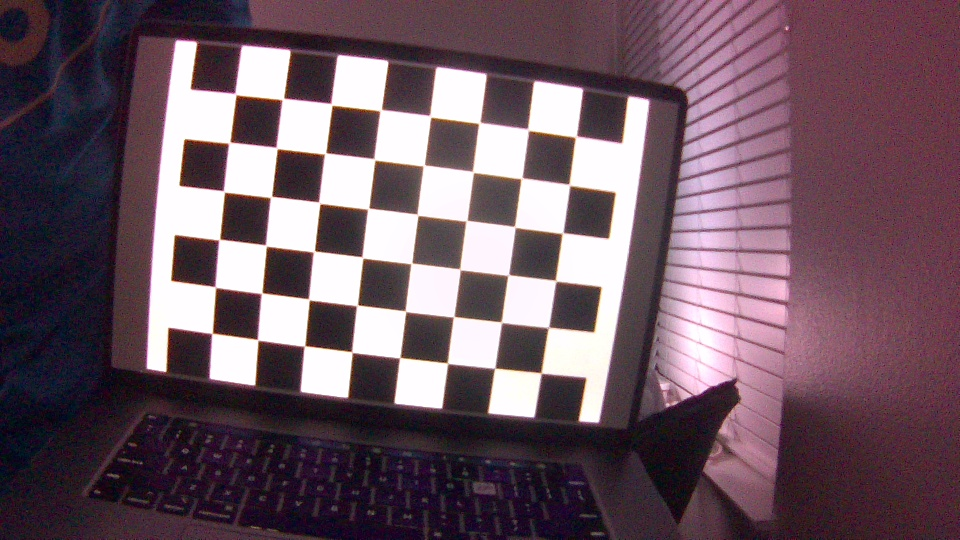
#> input picture utils/sensors/camera/calibration/2025-10-29/img0.jpg, 960 x 540 px; its folder holds only this picture in this run
$ python calibrate.py
#> lines starting #> are read from the running program, lines starting #| are printed output that depends on the picture
#  NOTE this script was adapted from Kenneth Jiang's OpenCV calibration script which can be found here:
#  https://medium.com/@kennethjiang/calibrate-fisheye-lens-using-opencv-333b05afa0b0
#  Minor changes were added to better fit my usecase of calibrating for ORB-SLAM3

import cv2
assert cv2.__version__[0] >= '3', 'The fisheye module requires opencv version >= 3.0.0' # (NOTE) changed the comparitor to support versions > 3
import numpy as np
import os
import glob
CHECKERBOARD = (6,8) # (NOTE) modified the calibration board layout
subpix_criteria = (cv2.TERM_CRITERIA_EPS+cv2.TERM_CRITERIA_MAX_ITER, 30, 0.1)
calibration_flags = cv2.fisheye.CALIB_RECOMPUTE_EXTRINSIC+cv2.fisheye.CALIB_CHECK_COND+cv2.fisheye.CALIB_FIX_SKEW
objp = np.zeros((1, CHECKERBOARD[0]*CHECKERBOARD[1], 3), np.float32)
objp[0,:,:2] = np.mgrid[0:CHECKERBOARD[0], 0:CHECKERBOARD[1]].T.reshape(-1, 2)
_img_shape = None
objpoints = [] # 3d point in real world space
imgpoints = [] # 2d points in image plane.
images = glob.glob('./2025-10-29/*.jpg')
for fname in images:
    img = cv2.imread(fname)
#> img is the input picture: shape (540, 960, 3); mean B, G, R 99.2, 88.2, 109.9
    if _img_shape == None:
        _img_shape = img.shape[:2]
    else:
        assert _img_shape == img.shape[:2], "All images must share the same size."
    gray = cv2.cvtColor(img,cv2.COLOR_BGR2GRAY)
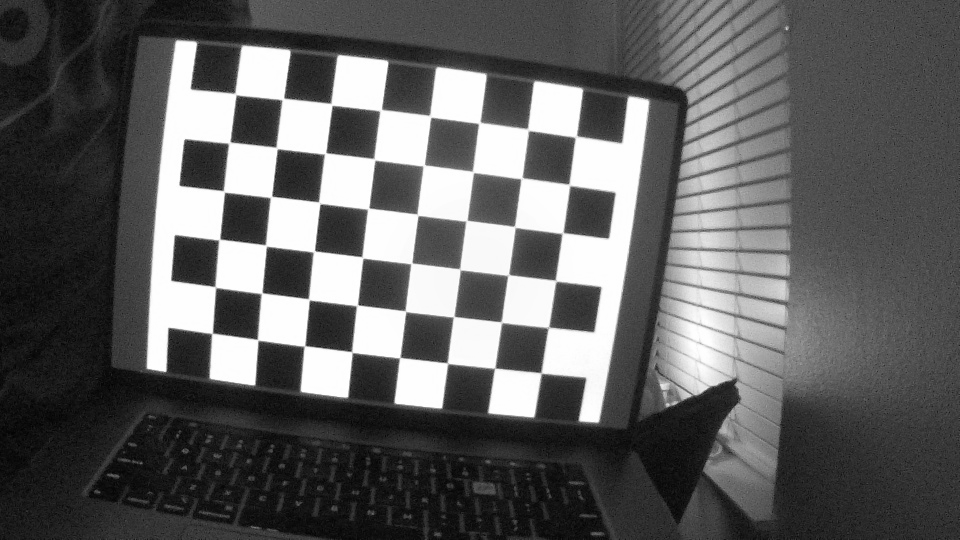
#> gray: shape (540, 960); min 2, max 255, mean 95.9
    # Find the chess board corners
    ret, corners = cv2.findChessboardCorners(gray, CHECKERBOARD, cv2.CALIB_CB_ADAPTIVE_THRESH+cv2.CALIB_CB_FAST_CHECK+cv2.CALIB_CB_NORMALIZE_IMAGE)
#> ret = True; corners = 48 rows, first 8: [213.5, 332.1], [215, 287], [219, 239.5], [223.5, 191.5], [230.8, 141.6], [235, 94.5], [258, 340], [261, 293.5]
    # If found, add object points, image points (after refining them)
     # (NOTE) added lnes 30-50 here to view the images were the pattern is valid to make sure we're covering the full field-of-view
    img_disp = img.copy()
    if ret:
        # Draw the full chessboard corner pattern
        cv2.drawChessboardCorners(img_disp, CHECKERBOARD, corners, ret)
        status = f"ret=True, corners={len(corners)}"
#> status = 'ret=True, corners=48'
        color = (0, 200, 0)  # green
    else:
        status = "ret=False (no pattern found)"
        color = (0, 0, 255)  # red

    # Put status text on the image
    cv2.putText(img_disp, status, (10, 30), cv2.FONT_HERSHEY_SIMPLEX, 0.8, color, 2, cv2.LINE_AA)
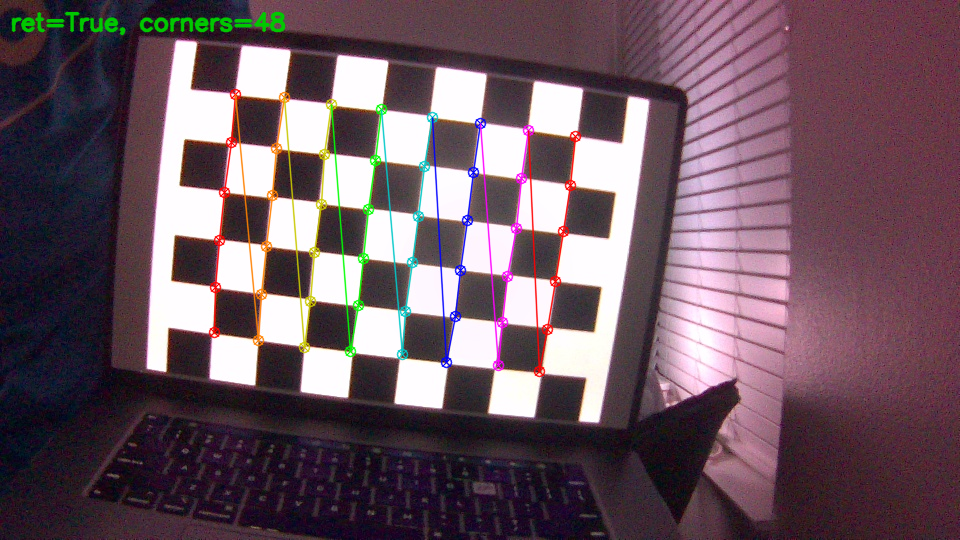
#> img_disp: shape (540, 960, 3); mean B, G, R 97.8, 87.8, 109

    # Show image and wait for Enter
    cv2.imshow("Corners", img_disp)
    print("Press Enter to continue...")
    while True:
        k = cv2.waitKey(0) & 0xFF
#> (key Esc is pressed here)
        if k in (13, 10):  # Enter/Return
            break
    cv2.destroyWindow("Corners")
    if ret == True:
        objpoints.append(objp)
        cv2.cornerSubPix(gray,corners,(3,3),(-1,-1),subpix_criteria)
        imgpoints.append(corners)
N_OK = len(objpoints)
K = np.zeros((3, 3))
D = np.zeros((4, 1))
rvecs = [np.zeros((1, 1, 3), dtype=np.float64) for i in range(N_OK)]
tvecs = [np.zeros((1, 1, 3), dtype=np.float64) for i in range(N_OK)]
rms, _, _, _, _ = \
    cv2.fisheye.calibrate(
        objpoints,
        imgpoints,
        gray.shape[::-1],
        K,
        D,
        rvecs,
        tvecs,
        calibration_flags,
        (cv2.TERM_CRITERIA_EPS+cv2.TERM_CRITERIA_MAX_ITER, 30, 1e-6)
    )
#> rms = 0.895
print("Found " + str(N_OK) + " valid images for calibration")
print("DIM=" + str(_img_shape[::-1]))
#| DIM=(960, 540)
print("K=np.array(" + str(K.tolist()) + ")")
print("D=np.array(" + str(D.tolist()) + ")")

$ run again, on utils/sensors/camera/calibration/2025-10-29/img12.jpg
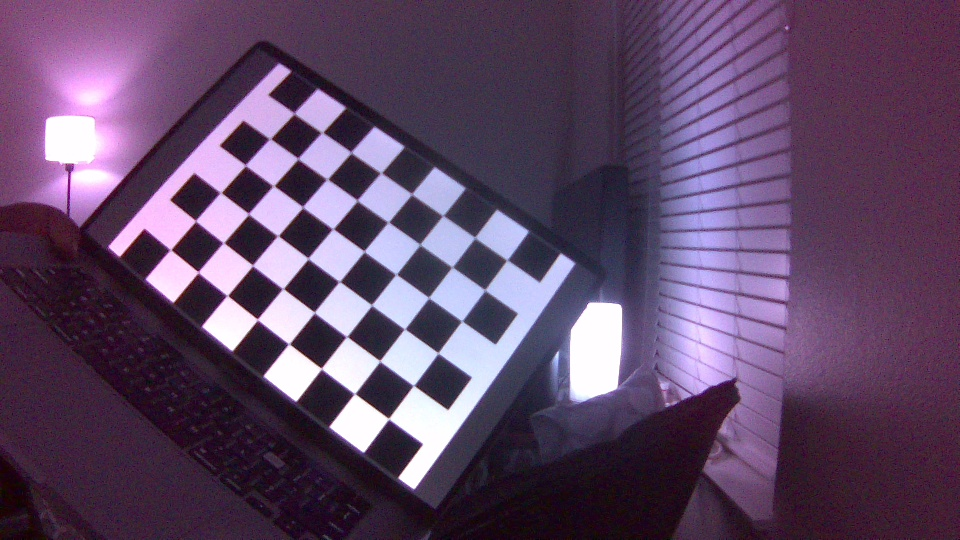
#> input picture utils/sensors/camera/calibration/2025-10-29/img12.jpg, 960 x 540 px
#> img is the input picture: shape (540, 960, 3); mean B, G, R 103, 72.7, 96.2
#> `gray = cv2.cvtColor(img,cv2.COLOR_BGR2GRAY)`:
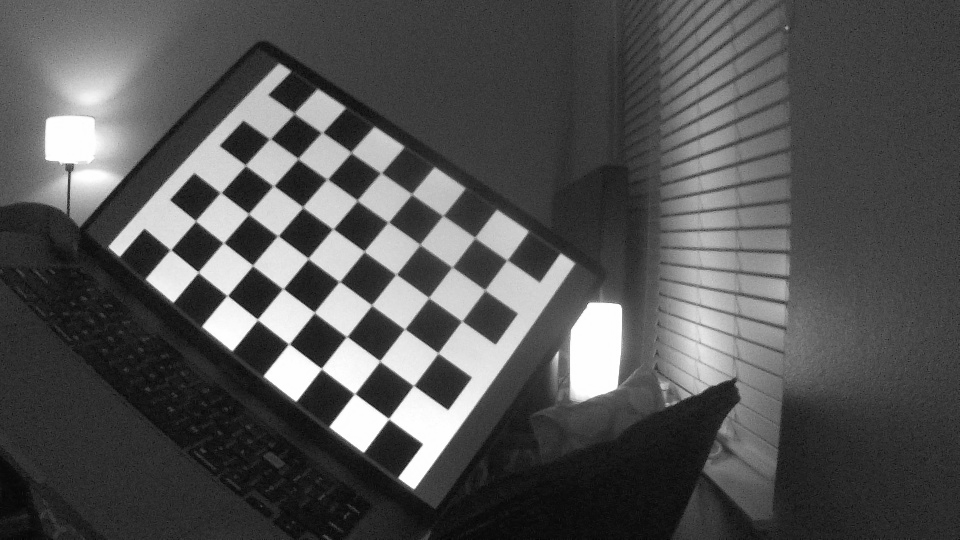
#> gray: shape (540, 960); min 3, max 255, mean 83.2
#> ret = True; corners = 48 rows, first 8: [171.9, 249.5], [195, 221], [222.4, 192.2], [245.5, 165.5], [269.5, 138.5], [294, 111], [197.8, 270.8], [222.1, 243.1]
#> status = 'ret=True, corners=48'
#> `cv2.putText(img_disp, status, (10, 30), cv2.FONT_HERSHEY_SIMPLEX, 0.8,..`:
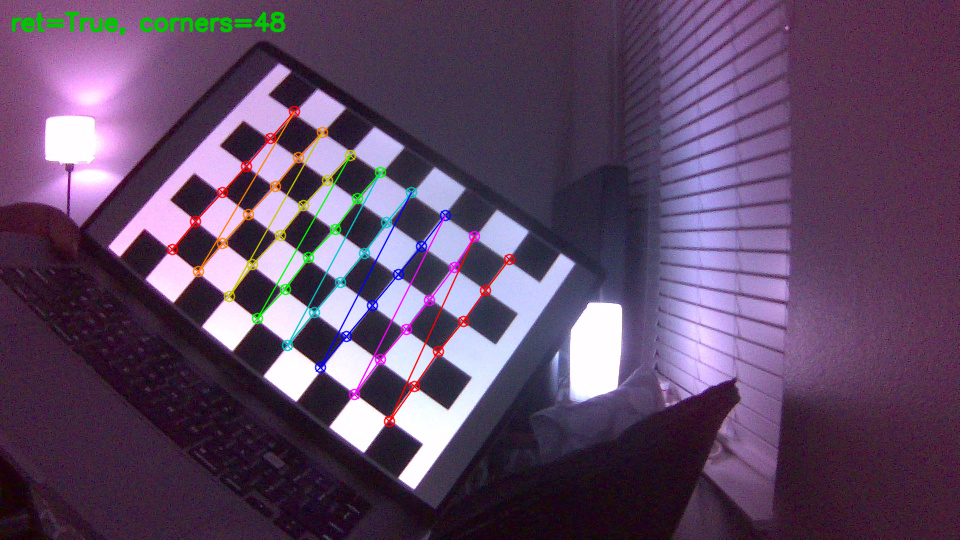
#> img_disp: shape (540, 960, 3); mean B, G, R 101.6, 72.8, 95.7
#> rms = 0.238
#| DIM=(960, 540)

$ run again, on utils/sensors/camera/calibration/2025-10-29/img1.jpg
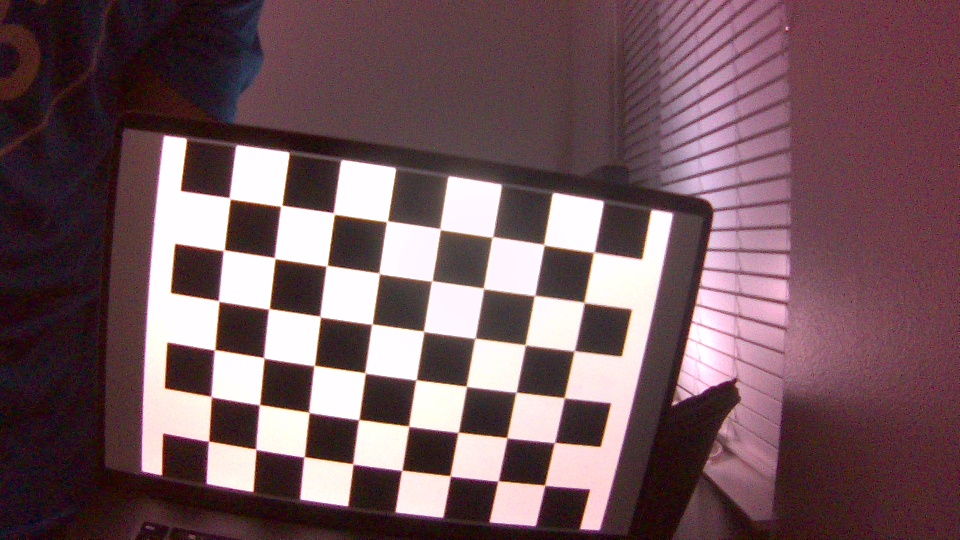
#> input picture utils/sensors/camera/calibration/2025-10-29/img1.jpg, 960 x 540 px
#> img is the input picture: shape (540, 960, 3); mean B, G, R 94.1, 88, 115.5
#> `gray = cv2.cvtColor(img,cv2.COLOR_BGR2GRAY)`:
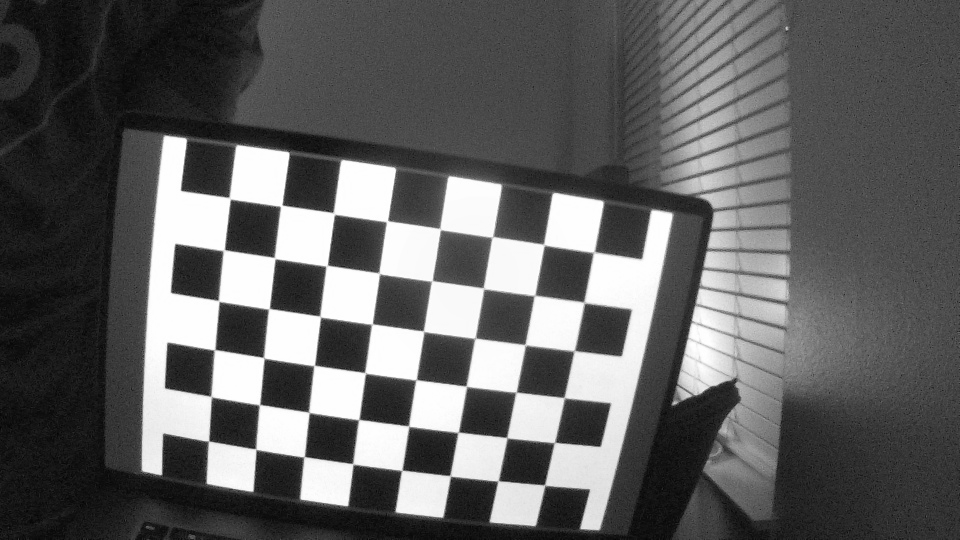
#> gray: shape (540, 960); min 2, max 255, mean 96.9
#> ret = True; corners = 48 rows, first 8: [209.5, 440.4], [208.8, 394.7], [215.7, 348.4], [217.8, 299.8], [225.1, 248.9], [228.6, 196.6], [246.1, 440.8], [260.4, 403.1]
#> status = 'ret=True, corners=48'
#> `cv2.putText(img_disp, status, (10, 30), cv2.FONT_HERSHEY_SIMPLEX, 0.8,..`:
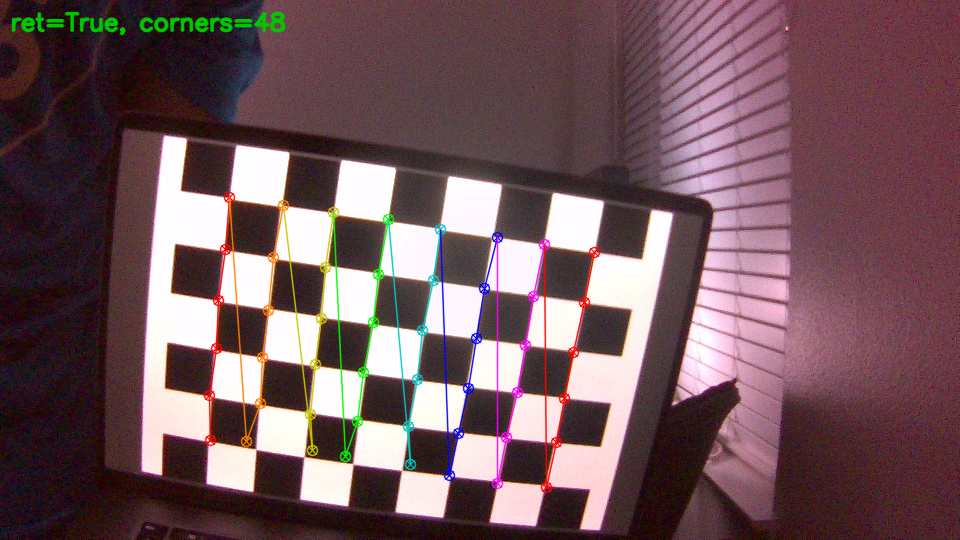
#> img_disp: shape (540, 960, 3); mean B, G, R 93.1, 88, 114.9
#> rms = 3.23
#| DIM=(960, 540)
